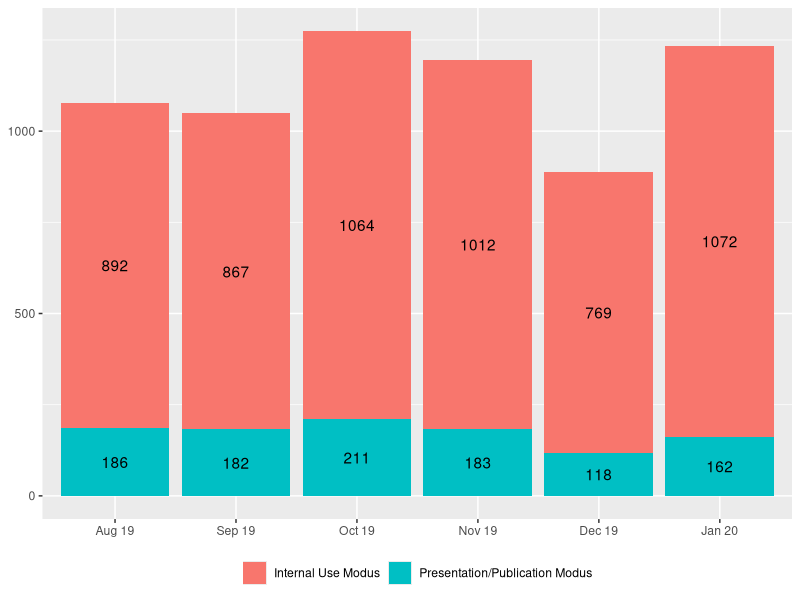
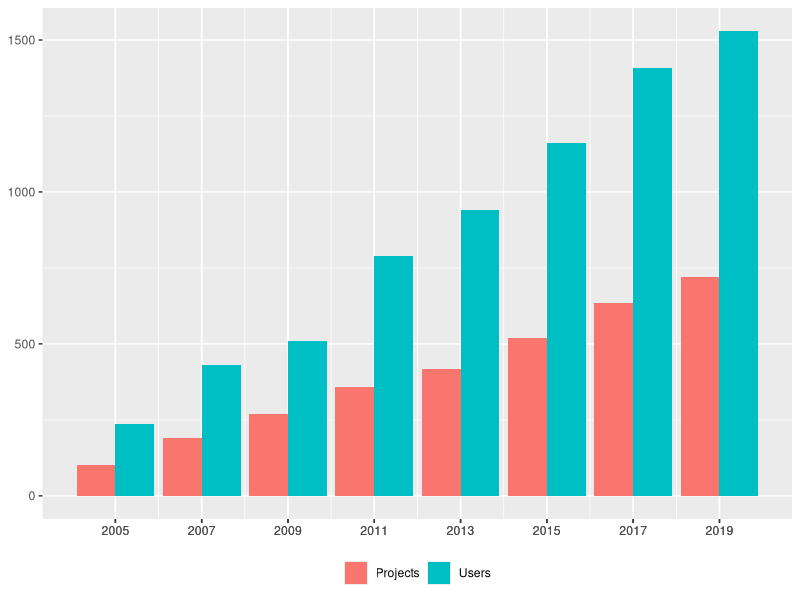
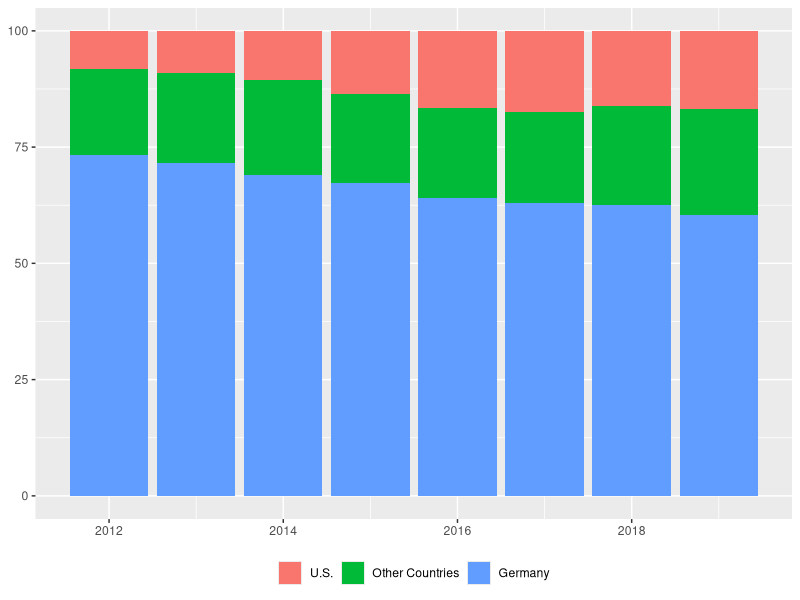
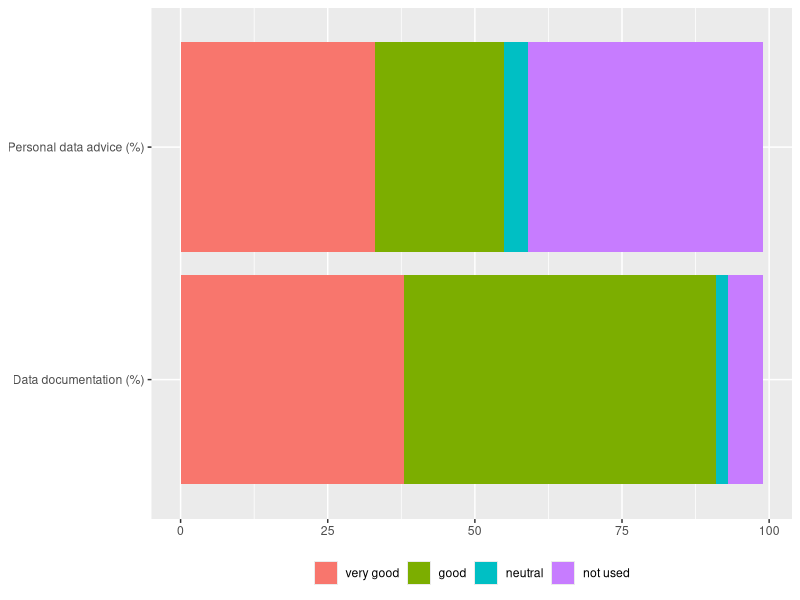

Reproduce these figures in R, in order.
# Author: Jim Shen
# Description: This will generate various plots
#     for the IAB chapter.

library(ggplot2)
library(kableExtra)

# Figure 1
f1data <- read.csv("./assets/iab/figure1.csv")  # read csv file 

f1data$Date <- factor(f1data$Date,levels = c("Aug 19", "Sep 19", "Oct 19", "Nov 19", "Dec 19", "Jan 20"))

figure1 <- ggplot(f1data, aes(fill=Mode, y=Count, x=Date)) + 
  geom_bar(position="stack", stat="identity") +
  geom_text(aes(label=Count), position = position_stack(vjust=0.5)) +
  theme(axis.title.x=element_blank(),
        axis.title.y=element_blank(),
        legend.title=element_blank(),
        legend.position="bottom")

# Figure 2
f2data <- read.csv("./assets/iab/figure2.csv")  # read csv file 

figure2 <- ggplot(f2data, aes(fill=Projects, y=Count, x=Year)) + 
  geom_bar(position="dodge", stat="identity") +
  scale_x_continuous(breaks = f2data$Year, labels = as.character(f2data$Year)) +
  theme(axis.title.x=element_blank(),
        axis.title.y=element_blank(),
        legend.title=element_blank(),
        legend.position="bottom")

# Figure 3

f3data <- read.csv("./assets/iab/figure3.csv") 

f3data$Country <- factor(f3data$Country,levels = c( "U.S.", "Other Countries","Germany"))

figure3 <- ggplot(f3data, aes(fill=Country, y=Percentage, x=Year)) + 
  geom_bar(position="stack", stat="identity") +
  theme(axis.title.x=element_blank(),
        axis.title.y=element_blank(),
        legend.title=element_blank(),
        legend.position="bottom")

# Figure 4

f4data <- read.csv("./assets/iab/figure4.csv") 


f4data$Rating <- factor(f4data$Rating,levels = c("very good","good","neutral","not used"))

figure4 <- ggplot(f4data, aes(fill=Rating, y=Percentage, x=Type)) + 
  coord_flip() +
  geom_bar(position = position_stack(reverse = TRUE), stat="identity") +
  theme(axis.title.x=element_blank(),
        axis.title.y=element_blank(),
        legend.title=element_blank(),
        legend.position="bottom")


# Table 1


table1data <- data.frame(
  Items = c("Population/Sample Size", 
            "Time Period covered and frequency",
            "Additional information",
            "Population/Sample Size", 
            "Time Period covered and frequency",
            "Additional information","Population/Sample Size", 
            "Time Period covered and frequency",
            "Additional information"),
  Features = c(
    "2% random sample (more than 1.8 million individuals) of the Integrated Employment Biographies, a database which includes records from<br><br>
    - 1975 onwards: employment subject, receipt of benefits in accordance with Social Code Act III<br>
    - 1999 onwards: Marginal part-time employment<br>
    - 2000 onwards: participation in an employment or training measure<br>
    - 2007 onwards: Registered jobseeker",
    "1975 until 2017 for West Germany, 1992 until 2017 for East Germany, updated every 2nd year by RDC-IAB", 
    "DOI: 10.5164/IAB.SIAB7517.de.en.v1",
    "Repeated cross sectional dataset (640,000-1.5 million establishments) on June 30, on all establishments with at least one employee liable to social security (until 1988) and/or at least one marginal worker (since 1999), and thereof a 50% random sample",
    "1975 until 2018 for West Germany, 1992 until 2018 for East Germany, annual updated by RDC-IAB",
    "DOI: 10.5164/IAB.BHP7518.de.en.v1",
    "Worker information from administrative data are linked to the IAB-Establishment Panel, an annual representative survey since 1993 in West Germany and 1996 in East Germany including approx. 16,000 establishments per year
    Stratified sample of all establishments with at least one employee liable to social security on June 30 of the year before by establishment size, industry, and federal state.<br><br>
    Two versions of LIAB:<br>
    - LIAB cross-sectional model: all establishment surveys combined with administrative worker data as of June 30 (establishment: 67,407 in total; individuals approx. 12.5 million in total)<br>
    - LIAB longitudinal model: selection of repeatedly interviewed establishments (2009-2016) combined with longitudinal worker biographies (establishment: 41,777 in total; individuals approx. 1.7 million in total)",
    "LIAB Cross-sectional model: 1993-2017<br>
    LIAB longitudinal model: 1975-2017",
    "DOI: 10.5164/IAB.LIABQM29317.de.en.v1<br>
    DOI: 10.5164/IAB.LIABLM7517.de.en.v1"
  )
)

table2<-knitr::kable(table1data, escape = F, caption="Selected RDC-IAB data", col.names = NULL, booktabs=T) %>%
  kable_styling(full_width = F) %>%
  column_spec(1, width="19em") %>%
  column_spec(2,  ) %>%
  pack_rows("Sample of Integrated Labour Market Biographies (||SIAB||)",1,3) %>%
  pack_rows("||Establishment History Panel|| (||BHP||)",4,6) %>%
  pack_rows("||Linked Employer-Employee Data|| (||LIAB||)",7,9) %>%
  footnote(general="The time period covered by each data set represents the status as of 02 June 2020. For a complete list of all data products see the [IAB website](https://fdz.iab.de/en/FDZ_Overview_of_Data.aspx).")

# Table 2

table2data<-read.csv("./assets/iab/table2.csv")

table2<-knitr::kable(
  table2data, booktabs = TRUE,
  caption = 'Number of publications in 2018, including all publications with RDC-IAB data (excluding bachelor and master theses)'
)
